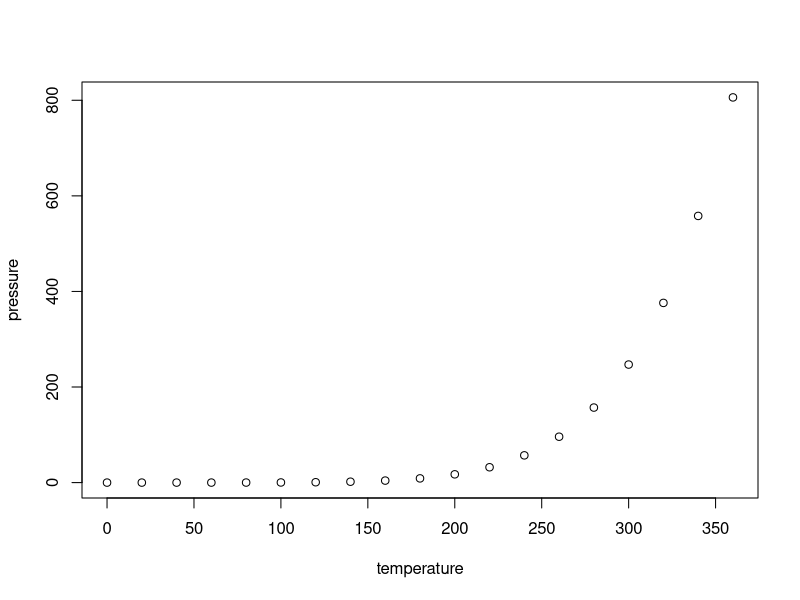
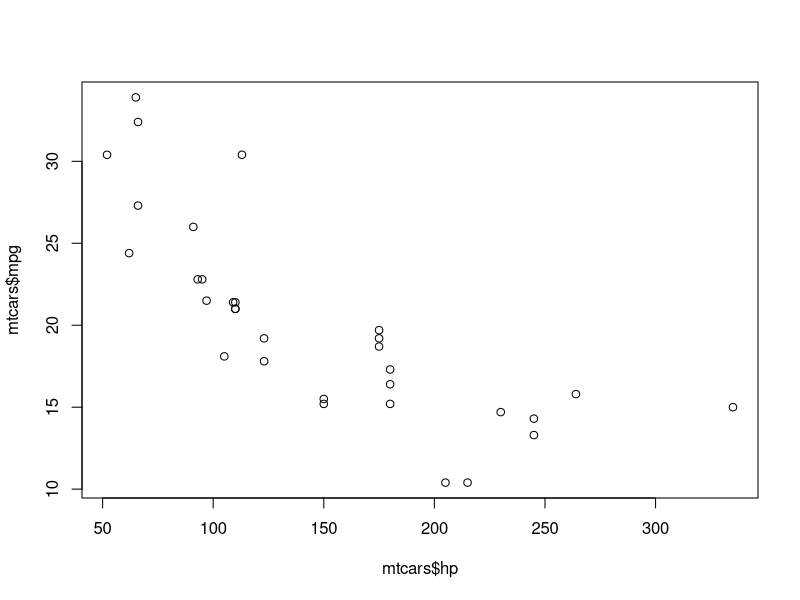
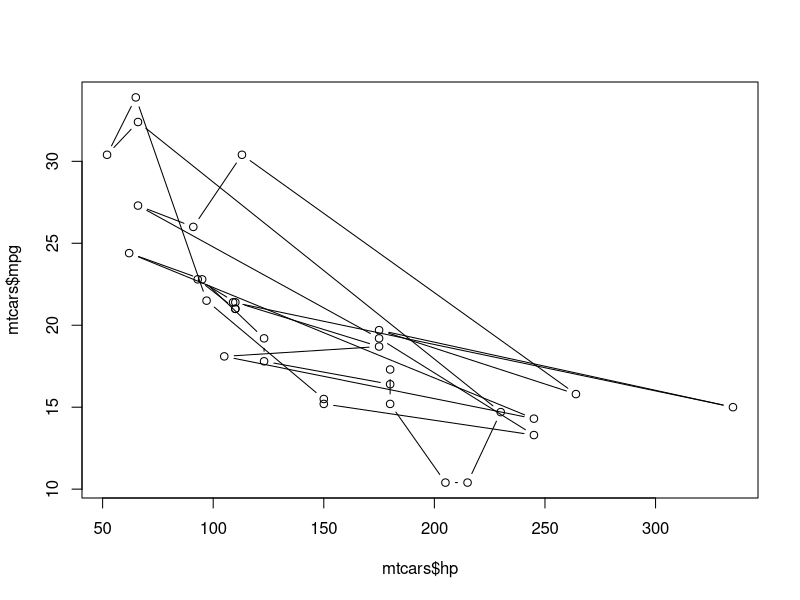
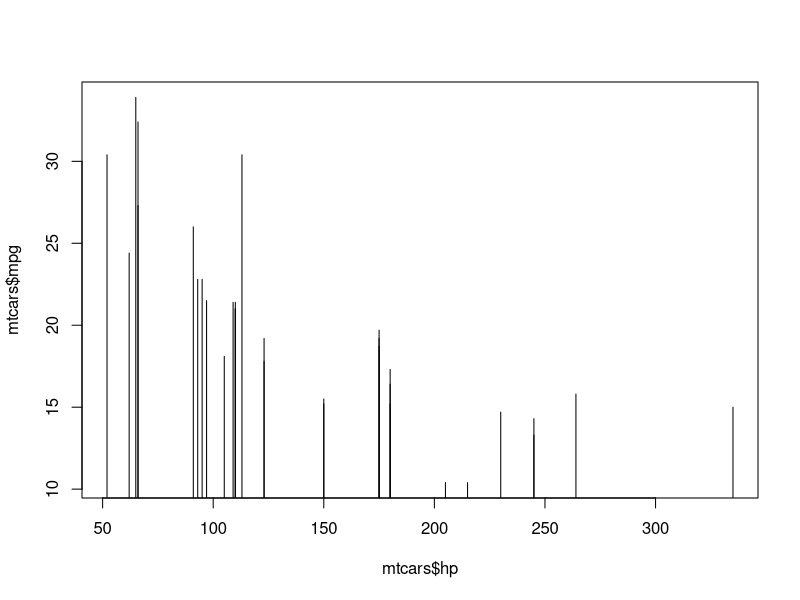
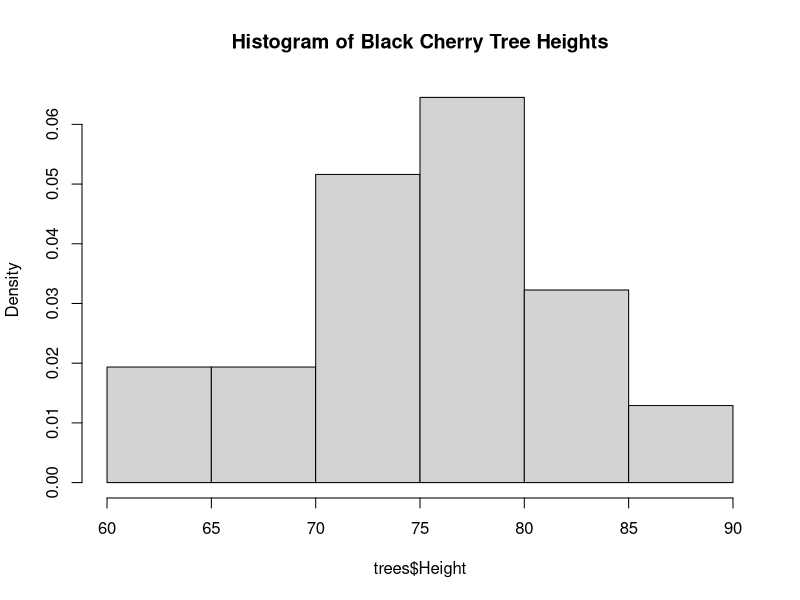
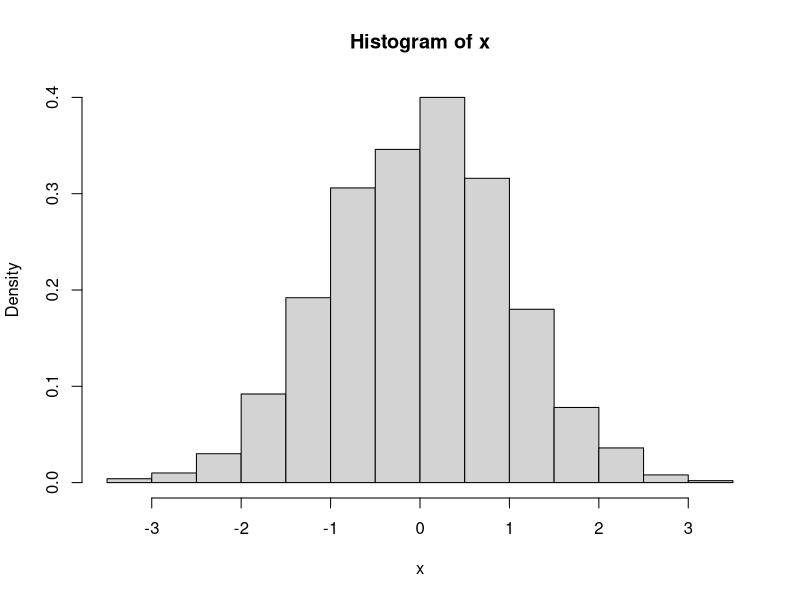
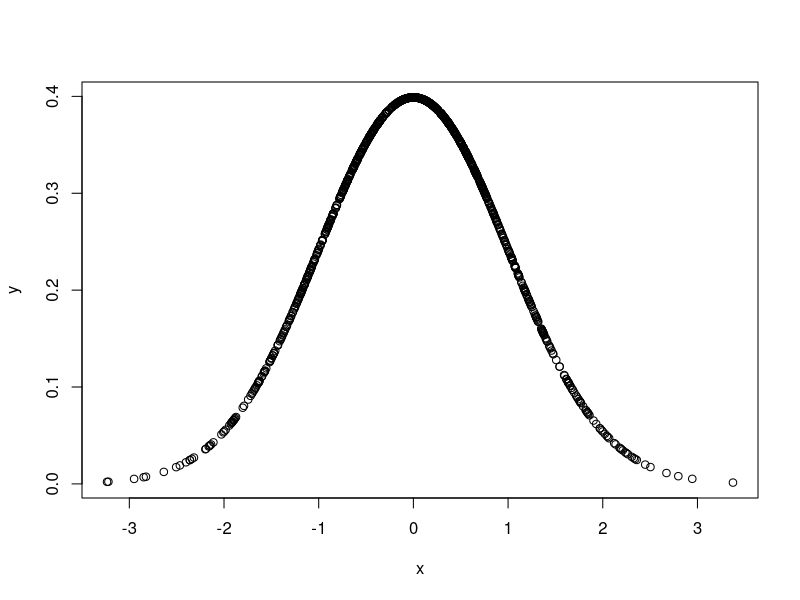
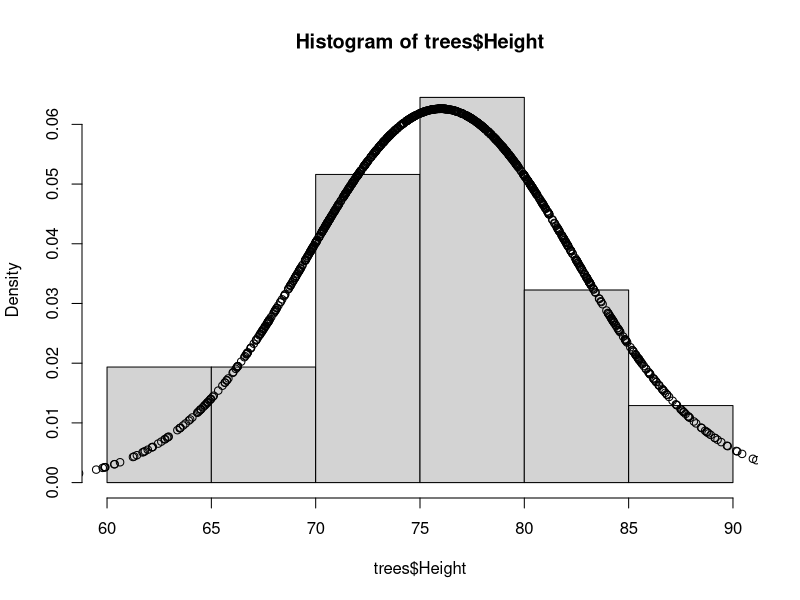

These figures' R source, in order:
## ---- chunk 1
knitr::opts_chunk$set(echo = TRUE)
## ---- chunk 2
print("Hello World") # comments are made using the '#' sign, same as in Python
## ---- chunk 3
5+5
5-1
5*2
4/2
4^2
#or
4**2
## ---- chunk 4
4>2
2>4
2>=2 # greater than or equal to
2==2 # exactly equal
4!=2 # not equal to
## ---- chunk 5
x <- 2
y <- 3
z <- x + y
z
## ---- chunk 6
typeof(3) # notice this will still be a double

x <- 3.0 # R recognizes to drop the 0
x
typeof(x)
y <- 3.5
y
typeof(y)
y <- as.integer(y)
y # type casting y will truncate the original value
typeof(y)
## ---- chunk 7

myName <- "Ksenia Arzumanova"
myName
is.character(myName) # in R, strings data types are known as characters
## ---- chunk 8
myList <- c(1,2,3) # create a vector/list using 'c()' - stands for container
myList

anotherList <- c("a", "b", "c")
anotherList 

myList[2]
anotherList[2]
## ---- chunk 9
A = matrix(c(11, 22, 33, 44, 55, 66), nrow = 2, ncol = 3, byrow = TRUE) # filled by rows
A
B = matrix(c(11, 22, 33, 44, 55, 66), nrow = 2, ncol = 3, byrow = FALSE) # filled by columns
B
## ---- chunk 10
B[,] # the whole matrix
B[2, ] # second row, all of the columns
B[ , 1] # all rows, first column
B[2, 1] # second row, first column
## ---- chunk 11
df <- data.frame(geneIndex = c(1, 2, 3), geneID = c(92231, 2313, 5641), geneName = c("FOS1", "JUN", "BERP"))
df
## ---- chunk 12
df[1, 2]
## ---- chunk 13
df$geneID # all of the rows that belong to geneID
df$geneID[2] # second row under geneID
## ---- chunk 14
which(df$geneID == 2313) # returns the row for which the condition returns 'true'
df$geneName[df$geneID == 2313]
## ---- chunk 15
class(cars) # here I don't use 'typeof()', because there's a hierarchy between that and 'class()' - 'typeof()' returns the data types of the elements of the object, in this case they would be of type 'list'. If we used 'class()' on doubles, it would return type 'numeric', because integers and doubles belong to the class 'numeric'

str(cars) # displays the internal structure of the object
head(cars, n=5) # first 5 rows
tail(cars, n=5) # last 5 rows
dimnames(cars) # names of the dimensions - first element will return a list of rownames, second will be a list of column/field names
summary(cars) # returns summary statistics, such as min, max, mean, and quartile information
## ---- chunk 16
plot(pressure)
## ---- chunk 17
dimnames(mtcars)[2] # field names
plot(mtcars$hp, mtcars$mpg) # defaults to scatter plot
plot(mtcars$hp, mtcars$mpg, type = 'b') # tries to connect lines between points (not always meaningful)
plot(mtcars$hp, mtcars$mpg, type = 'h') # histogram-like lines
## ---- chunk 18
pnorm(0) # should be intuitive, because half of the normal distribution is to the left of 0 
pnorm(1.96) # 1.96 should look familiar as one of the critical values for an approximate 95% confidence interval 
pnorm(-1.96) # however these critical values are for a two-tailed test (for a significance level of 5%)
pnorm(1.96)-pnorm(-1.96)

## ---- chunk 19
qnorm(c(0.025, 0.975))
pnorm(qnorm(c(0.025, 0.975)))

## ---- chunk 20
hist(trees$Height, main = "Histogram of Black Cherry Tree Heights", freq = FALSE)
## ---- chunk 21
x <- rnorm(1000) # generate 1000 random variates from the normal distribution
y <- dnorm(x) # calculate the densities, or probabilities, of each variate from x
hist(x, freq = FALSE) # setting `freq = FALSE` transforms the y-axis to density rather than frequency
plot(x,y) # alternative representation
## ---- chunk 22
x <- rnorm(1000, mean = mean(trees$Height), sd = sd(trees$Height))
y <- dnorm(x, mean = mean(trees$Height), sd = sd(trees$Height))
hist(trees$Height, freq = FALSE)
points(x, y)
